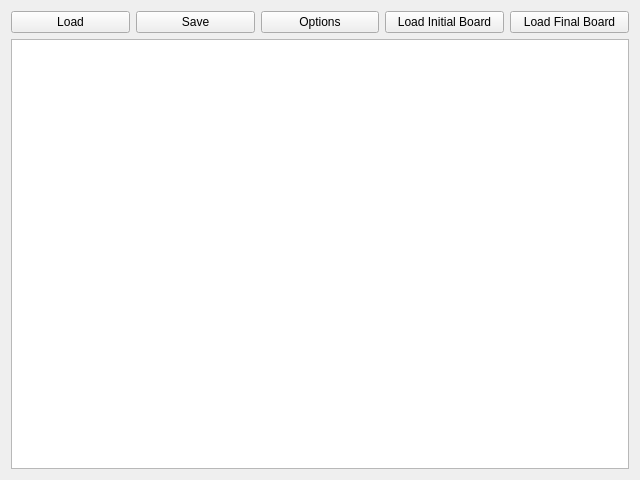
<?xml version="1.0" encoding="UTF-8"?>
<ui version="4.0">
 <class>editor</class>
 <widget class="QWidget" name="editor">
  <property name="geometry">
   <rect>
    <x>0</x>
    <y>0</y>
    <width>640</width>
    <height>480</height>
   </rect>
  </property>
  <property name="windowTitle">
   <string>Board Editor</string>
  </property>
  <layout class="QVBoxLayout" name="verticalLayout">
   <item>
    <layout class="QHBoxLayout" name="horizontalLayout">
     <item>
      <widget class="QPushButton" name="loadButton">
       <property name="toolTip">
        <string>Load board from disk</string>
       </property>
       <property name="text">
        <string>Load</string>
       </property>
      </widget>
     </item>
     <item>
      <widget class="QPushButton" name="saveButton">
       <property name="toolTip">
        <string>Save board to disk</string>
       </property>
       <property name="text">
        <string>Save</string>
       </property>
      </widget>
     </item>
     <item>
      <widget class="QPushButton" name="optionsButton">
       <property name="toolTip">
        <string>Open randomization options window</string>
       </property>
       <property name="text">
        <string>Options</string>
       </property>
      </widget>
     </item>
     <item>
      <widget class="QPushButton" name="getInitialButton">
       <property name="toolTip">
        <string>Load initial board from Results Window</string>
       </property>
       <property name="text">
        <string>Load Initial Board</string>
       </property>
      </widget>
     </item>
     <item>
      <widget class="QPushButton" name="getFinalButton">
       <property name="toolTip">
        <string>Load Final board from Results Window</string>
       </property>
       <property name="text">
        <string>Load Final Board</string>
       </property>
      </widget>
     </item>
    </layout>
   </item>
   <item>
    <widget class="QGraphicsView" name="boardEditor"/>
   </item>
  </layout>
 </widget>
 <resources/>
 <connections/>
</ui>
